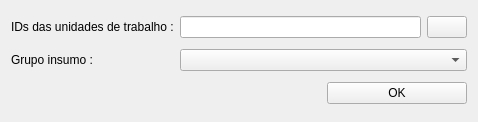
<?xml version="1.0" encoding="UTF-8"?>
<ui version="4.0">
 <class>Form</class>
 <widget class="QWidget" name="Form">
  <property name="geometry">
   <rect>
    <x>0</x>
    <y>0</y>
    <width>478</width>
    <height>122</height>
   </rect>
  </property>
  <property name="windowTitle">
   <string>Form</string>
  </property>
  <layout class="QGridLayout" name="gridLayout">
   <item row="0" column="0">
    <widget class="QLabel" name="label">
     <property name="text">
      <string>IDs das unidades de trabalho :</string>
     </property>
    </widget>
   </item>
   <item row="0" column="1" colspan="2">
    <layout class="QHBoxLayout" name="horizontalLayout">
     <item>
      <widget class="QLineEdit" name="workspacesIdLe"/>
     </item>
     <item>
      <widget class="QPushButton" name="extractFieldBtn">
       <property name="text">
        <string/>
       </property>
      </widget>
     </item>
    </layout>
   </item>
   <item row="1" column="0">
    <widget class="QLabel" name="label_2">
     <property name="text">
      <string>Grupo insumo :</string>
     </property>
    </widget>
   </item>
   <item row="1" column="1" colspan="2">
    <widget class="QComboBox" name="inputGroupsCb"/>
   </item>
   <item row="2" column="0" colspan="2">
    <spacer name="horizontalSpacer">
     <property name="orientation">
      <enum>Qt::Horizontal</enum>
     </property>
     <property name="sizeHint" stdset="0">
      <size>
       <width>219</width>
       <height>20</height>
      </size>
     </property>
    </spacer>
   </item>
   <item row="2" column="2">
    <widget class="QPushButton" name="okBtn">
     <property name="text">
      <string>OK</string>
     </property>
    </widget>
   </item>
  </layout>
 </widget>
 <resources/>
 <connections/>
</ui>
